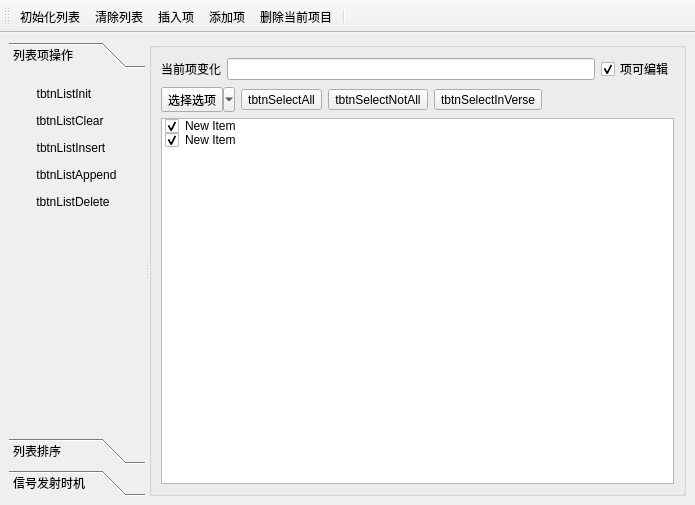
<?xml version="1.0" encoding="UTF-8"?>
<ui version="4.0">
 <class>MainWindow</class>
 <widget class="QMainWindow" name="MainWindow">
  <property name="geometry">
   <rect>
    <x>0</x>
    <y>0</y>
    <width>695</width>
    <height>505</height>
   </rect>
  </property>
  <property name="windowTitle">
   <string>MainWindow</string>
  </property>
  <widget class="QWidget" name="centralwidget">
   <layout class="QGridLayout" name="gridLayout_2">
    <item row="0" column="0">
     <widget class="QSplitter" name="splitter">
      <property name="orientation">
       <enum>Qt::Horizontal</enum>
      </property>
      <widget class="QToolBox" name="toolBox">
       <property name="maximumSize">
        <size>
         <width>200</width>
         <height>16777215</height>
        </size>
       </property>
       <property name="currentIndex">
        <number>0</number>
       </property>
       <widget class="QWidget" name="page">
        <property name="geometry">
         <rect>
          <x>0</x>
          <y>0</y>
          <width>148</width>
          <height>345</height>
         </rect>
        </property>
        <attribute name="icon">
         <iconset resource="res.qrc">
          <normaloff>:/image/icons/410.bmp</normaloff>:/image/icons/410.bmp</iconset>
        </attribute>
        <attribute name="label">
         <string>列表项操作</string>
        </attribute>
        <layout class="QGridLayout" name="gridLayout">
         <item row="0" column="0">
          <widget class="QToolButton" name="tbtnListInit">
           <property name="text">
            <string>tbtnListInit</string>
           </property>
           <property name="toolButtonStyle">
            <enum>Qt::ToolButtonTextBesideIcon</enum>
           </property>
           <property name="autoRaise">
            <bool>true</bool>
           </property>
          </widget>
         </item>
         <item row="1" column="0">
          <widget class="QToolButton" name="tbtnListClear">
           <property name="text">
            <string>tbtnListClear</string>
           </property>
           <property name="toolButtonStyle">
            <enum>Qt::ToolButtonTextBesideIcon</enum>
           </property>
           <property name="autoRaise">
            <bool>true</bool>
           </property>
          </widget>
         </item>
         <item row="2" column="0">
          <widget class="QToolButton" name="tbtnListInsert">
           <property name="text">
            <string>tbtnListInsert</string>
           </property>
           <property name="toolButtonStyle">
            <enum>Qt::ToolButtonTextBesideIcon</enum>
           </property>
           <property name="autoRaise">
            <bool>true</bool>
           </property>
          </widget>
         </item>
         <item row="3" column="0">
          <widget class="QToolButton" name="tbtnListAppend">
           <property name="text">
            <string>tbtnListAppend</string>
           </property>
           <property name="toolButtonStyle">
            <enum>Qt::ToolButtonTextBesideIcon</enum>
           </property>
           <property name="autoRaise">
            <bool>true</bool>
           </property>
          </widget>
         </item>
         <item row="4" column="0">
          <widget class="QToolButton" name="tbtnListDelete">
           <property name="text">
            <string>tbtnListDelete</string>
           </property>
           <property name="toolButtonStyle">
            <enum>Qt::ToolButtonTextBesideIcon</enum>
           </property>
           <property name="autoRaise">
            <bool>true</bool>
           </property>
          </widget>
         </item>
         <item row="5" column="0">
          <spacer name="verticalSpacer_2">
           <property name="orientation">
            <enum>Qt::Vertical</enum>
           </property>
           <property name="sizeHint" stdset="0">
            <size>
             <width>20</width>
             <height>184</height>
            </size>
           </property>
          </spacer>
         </item>
        </layout>
       </widget>
       <widget class="QWidget" name="page_2">
        <property name="geometry">
         <rect>
          <x>0</x>
          <y>0</y>
          <width>148</width>
          <height>345</height>
         </rect>
        </property>
        <attribute name="icon">
         <iconset resource="res.qrc">
          <normaloff>:/image/icons/408.bmp</normaloff>:/image/icons/408.bmp</iconset>
        </attribute>
        <attribute name="label">
         <string>列表排序</string>
        </attribute>
        <layout class="QGridLayout" name="gridLayout_3">
         <item row="0" column="0">
          <widget class="QCheckBox" name="chkSortEnable">
           <property name="text">
            <string>允许排序</string>
           </property>
          </widget>
         </item>
         <item row="1" column="0">
          <widget class="QToolButton" name="tbtnAsc">
           <property name="text">
            <string>升序排序</string>
           </property>
           <property name="toolButtonStyle">
            <enum>Qt::ToolButtonTextBesideIcon</enum>
           </property>
           <property name="arrowType">
            <enum>Qt::UpArrow</enum>
           </property>
          </widget>
         </item>
         <item row="2" column="0">
          <widget class="QToolButton" name="tbtnDes">
           <property name="text">
            <string>降序排序</string>
           </property>
           <property name="popupMode">
            <enum>QToolButton::DelayedPopup</enum>
           </property>
           <property name="toolButtonStyle">
            <enum>Qt::ToolButtonTextBesideIcon</enum>
           </property>
           <property name="arrowType">
            <enum>Qt::DownArrow</enum>
           </property>
          </widget>
         </item>
         <item row="3" column="0">
          <spacer name="verticalSpacer">
           <property name="orientation">
            <enum>Qt::Vertical</enum>
           </property>
           <property name="sizeHint" stdset="0">
            <size>
             <width>20</width>
             <height>239</height>
            </size>
           </property>
          </spacer>
         </item>
        </layout>
       </widget>
       <widget class="QWidget" name="page_3">
        <attribute name="icon">
         <iconset resource="res.qrc">
          <normaloff>:/image/icons/412.bmp</normaloff>:/image/icons/412.bmp</iconset>
        </attribute>
        <attribute name="label">
         <string>信号发射时机</string>
        </attribute>
        <layout class="QGridLayout" name="gridLayout_4">
         <item row="0" column="0">
          <widget class="QToolButton" name="tbtnClearText">
           <property name="text">
            <string>清空文本</string>
           </property>
           <property name="toolButtonStyle">
            <enum>Qt::ToolButtonIconOnly</enum>
           </property>
          </widget>
         </item>
         <item row="0" column="1">
          <widget class="QToolButton" name="tbtnAddLine">
           <property name="text">
            <string>添加空行</string>
           </property>
          </widget>
         </item>
         <item row="1" column="0" colspan="2">
          <widget class="QPlainTextEdit" name="plainTextEdit"/>
         </item>
        </layout>
       </widget>
      </widget>
      <widget class="QGroupBox" name="groupBox">
       <property name="title">
        <string/>
       </property>
       <layout class="QVBoxLayout" name="verticalLayout">
        <item>
         <layout class="QHBoxLayout" name="horizontalLayout_2">
          <item>
           <widget class="QLabel" name="label">
            <property name="text">
             <string>当前项变化</string>
            </property>
           </widget>
          </item>
          <item>
           <widget class="QLineEdit" name="editCurItemText"/>
          </item>
          <item>
           <widget class="QCheckBox" name="chkItemEnchanged">
            <property name="text">
             <string>项可编辑</string>
            </property>
            <property name="checked">
             <bool>true</bool>
            </property>
           </widget>
          </item>
         </layout>
        </item>
        <item>
         <layout class="QHBoxLayout" name="horizontalLayout_3">
          <item>
           <widget class="QToolButton" name="tbtnSelectItem">
            <property name="text">
             <string>选择选项</string>
            </property>
            <property name="popupMode">
             <enum>QToolButton::MenuButtonPopup</enum>
            </property>
           </widget>
          </item>
          <item>
           <widget class="QToolButton" name="tbtnSelectAll">
            <property name="text">
             <string>tbtnSelectAll</string>
            </property>
           </widget>
          </item>
          <item>
           <widget class="QToolButton" name="tbtnSelectNotAll">
            <property name="text">
             <string>tbtnSelectNotAll</string>
            </property>
           </widget>
          </item>
          <item>
           <widget class="QToolButton" name="tbtnSelectInVerse">
            <property name="text">
             <string>tbtnSelectInVerse</string>
            </property>
           </widget>
          </item>
          <item>
           <spacer name="horizontalSpacer">
            <property name="orientation">
             <enum>Qt::Horizontal</enum>
            </property>
            <property name="sizeHint" stdset="0">
             <size>
              <width>40</width>
              <height>20</height>
             </size>
            </property>
           </spacer>
          </item>
         </layout>
        </item>
        <item>
         <widget class="QListWidget" name="listWidget">
          <item>
           <property name="text">
            <string>New Item</string>
           </property>
           <property name="checkState">
            <enum>Checked</enum>
           </property>
           <property name="icon">
            <iconset resource="res.qrc">
             <normaloff>:/image/icons/check2.ico</normaloff>:/image/icons/check2.ico</iconset>
           </property>
           <property name="flags">
            <set>ItemIsSelectable|ItemIsEditable|ItemIsDragEnabled|ItemIsUserCheckable|ItemIsEnabled</set>
           </property>
          </item>
          <item>
           <property name="text">
            <string>New Item</string>
           </property>
           <property name="checkState">
            <enum>Checked</enum>
           </property>
           <property name="icon">
            <iconset resource="res.qrc">
             <normaloff>:/image/icons/check2.ico</normaloff>:/image/icons/check2.ico</iconset>
           </property>
           <property name="flags">
            <set>ItemIsSelectable|ItemIsEditable|ItemIsDragEnabled|ItemIsUserCheckable|ItemIsEnabled</set>
           </property>
          </item>
         </widget>
        </item>
       </layout>
      </widget>
     </widget>
    </item>
   </layout>
  </widget>
  <widget class="QToolBar" name="toolBar">
   <property name="windowTitle">
    <string>toolBar</string>
   </property>
   <property name="toolButtonStyle">
    <enum>Qt::ToolButtonTextUnderIcon</enum>
   </property>
   <attribute name="toolBarArea">
    <enum>TopToolBarArea</enum>
   </attribute>
   <attribute name="toolBarBreak">
    <bool>false</bool>
   </attribute>
   <addaction name="actListInit"/>
   <addaction name="actListClear"/>
   <addaction name="actListInset"/>
   <addaction name="actListAppend"/>
   <addaction name="actListDelete"/>
   <addaction name="separator"/>
  </widget>
  <action name="actListInit">
   <property name="icon">
    <iconset resource="res.qrc">
     <normaloff>:/image/icons/128.bmp</normaloff>:/image/icons/128.bmp</iconset>
   </property>
   <property name="text">
    <string>初始化列表</string>
   </property>
   <property name="toolTip">
    <string>初始化列表</string>
   </property>
   <property name="shortcut">
    <string>Ctrl+I</string>
   </property>
  </action>
  <action name="actListClear">
   <property name="icon">
    <iconset resource="res.qrc">
     <normaloff>:/image/icons/delete1.bmp</normaloff>:/image/icons/delete1.bmp</iconset>
   </property>
   <property name="text">
    <string>清除列表</string>
   </property>
   <property name="toolTip">
    <string>清除列表</string>
   </property>
   <property name="shortcut">
    <string>Ctrl+Alt+C</string>
   </property>
  </action>
  <action name="actListInset">
   <property name="icon">
    <iconset resource="res.qrc">
     <normaloff>:/image/icons/124.bmp</normaloff>:/image/icons/124.bmp</iconset>
   </property>
   <property name="text">
    <string>插入项</string>
   </property>
   <property name="toolTip">
    <string>插入项</string>
   </property>
   <property name="shortcut">
    <string>Ctrl+S</string>
   </property>
  </action>
  <action name="actListAppend">
   <property name="icon">
    <iconset resource="res.qrc">
     <normaloff>:/image/icons/316.bmp</normaloff>:/image/icons/316.bmp</iconset>
   </property>
   <property name="text">
    <string>添加项</string>
   </property>
   <property name="shortcut">
    <string>Ctrl+A</string>
   </property>
  </action>
  <action name="actListDelete">
   <property name="icon">
    <iconset resource="res.qrc">
     <normaloff>:/image/icons/324.bmp</normaloff>:/image/icons/324.bmp</iconset>
   </property>
   <property name="text">
    <string>删除当前项目</string>
   </property>
   <property name="toolTip">
    <string>删除当前项目</string>
   </property>
   <property name="shortcut">
    <string>Del</string>
   </property>
  </action>
  <action name="actQuit">
   <property name="icon">
    <iconset resource="res.qrc">
     <normaloff>:/image/icons/exit.bmp</normaloff>:/image/icons/exit.bmp</iconset>
   </property>
   <property name="text">
    <string>退出</string>
   </property>
   <property name="toolTip">
    <string>退出程序</string>
   </property>
  </action>
  <action name="actSelAll">
   <property name="text">
    <string>全选</string>
   </property>
   <property name="toolTip">
    <string>全选</string>
   </property>
  </action>
  <action name="actSelectNotAll">
   <property name="text">
    <string>空选</string>
   </property>
   <property name="toolTip">
    <string>空选</string>
   </property>
  </action>
  <action name="actSelectInserve">
   <property name="text">
    <string>反选</string>
   </property>
   <property name="toolTip">
    <string>反选</string>
   </property>
  </action>
 </widget>
 <resources>
  <include location="res.qrc"/>
 </resources>
 <connections>
  <connection>
   <sender>actQuit</sender>
   <signal>triggered()</signal>
   <receiver>MainWindow</receiver>
   <slot>close()</slot>
   <hints>
    <hint type="sourcelabel">
     <x>-1</x>
     <y>-1</y>
    </hint>
    <hint type="destinationlabel">
     <x>347</x>
     <y>252</y>
    </hint>
   </hints>
  </connection>
 </connections>
</ui>
